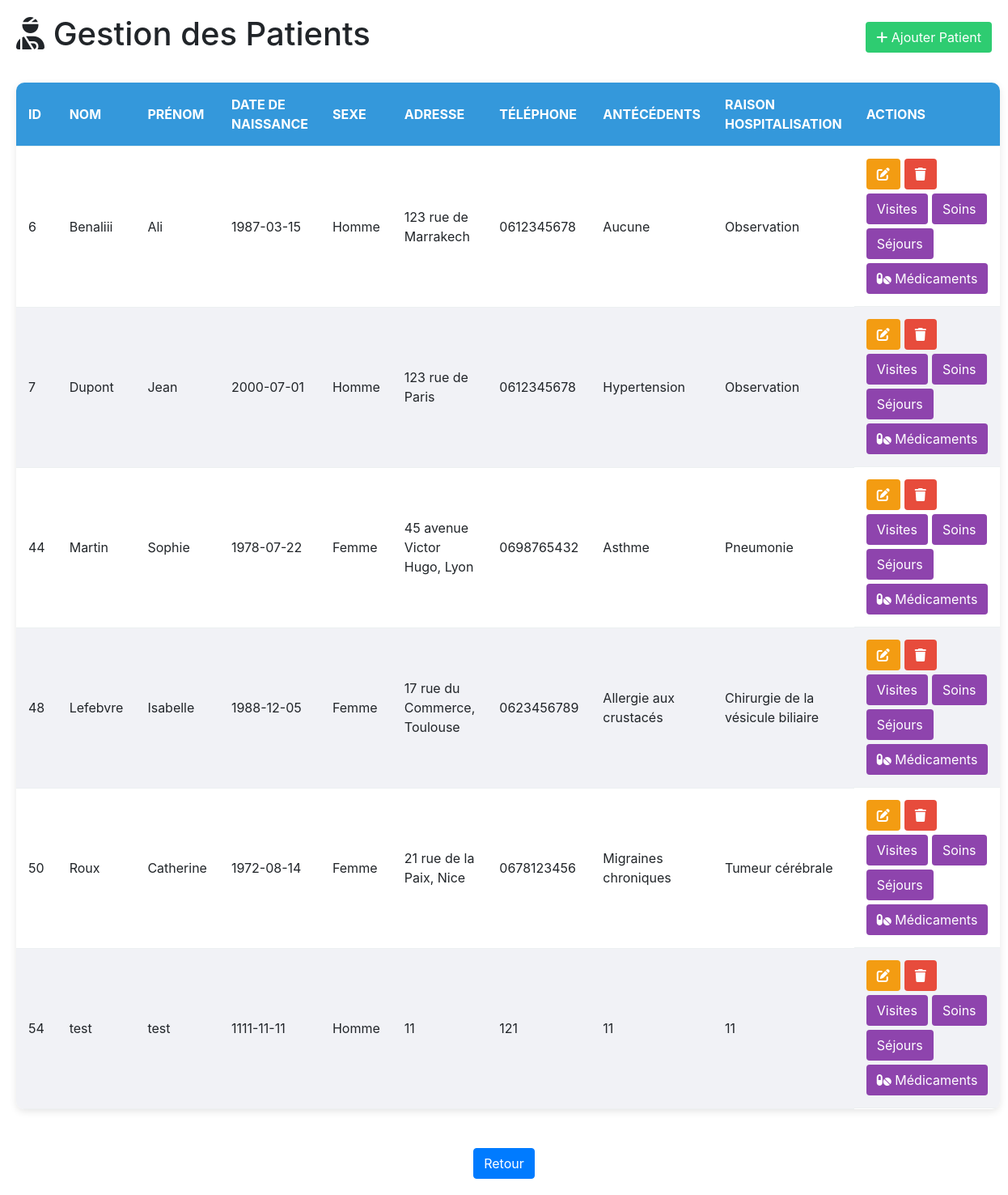
Page /patients (signed in) on the committed database.
### tables this page shows
CREATE TABLE patient (
    id INTEGER PRIMARY KEY AUTOINCREMENT,
    nom VARCHAR(100) NOT NULL,
    prenom VARCHAR(100) NOT NULL,
    date_naissance VARCHAR(10),
    sexe VARCHAR(10),
    adresse VARCHAR(200),
    telephone VARCHAR(20),
    antecedents VARCHAR(500),
    raison_hospitalisation VARCHAR(500)
);

### page login/Login_v1/app.py (the view)
@app.route('/patients')
def patients():
    medecin_id = session.get('user')  # L'ID du médecin dans la session
    if not medecin_id:
        return redirect(url_for('login'))  # Si pas de médecin connecté, rediriger vers la page de connexion
    conn = get_db_connection()
    patients = conn.execute('''
        SELECT patient.*
        FROM patient
        LEFT JOIN visite_medicale
        ON patient.id = visite_medicale.patient_id
        WHERE visite_medicale.medecin_id = ? OR visite_medicale.medecin_id IS NULL
    ''', (medecin_id,)).fetchall()  # Utilisation de LEFT JOIN pour inclure les patients sans visite
    conn.close()
    return render_template('medecin/patients.html', patients=patients)

### page login/Login_v1/app.py (called while the page is built)
def get_db_connection():
    conn = sqlite3.connect("../../bdd/hopital.db")
    conn.row_factory = sqlite3.Row
    return conn

### page login/Login_v1/templates/medecin/patients.html (shortened to what this page needs)
<!DOCTYPE html>
<html lang="fr">
<head>
    <link rel="stylesheet" href="static/css/styles.css">
    <link rel="stylesheet" href="https://cdnjs.cloudflare.com/ajax/libs/font-awesome/6.0.0-beta3/css/all.min.css" />
    <link rel="stylesheet" href="{{ url_for('static', filename='vendor/bootstrap/css/bootstrap.min.css') }}">
</head>
<body>
    <div class="header">
        <h1><i class="fas fa-user-injured"></i> Gestion des Patients</h1>
        <button class="btn btn-add" onclick="openModal('add')">
            <i class="fas fa-plus"></i> Ajouter Patient
        </button>
    </div>
    <table>
        <thead>
            <tr>
                <th>ID</th><th>Nom</th><th>Prénom</th><th>Date de Naissance</th>
                <th>Sexe</th><th>Adresse</th><th>Téléphone</th>
                <th>Antécédents</th><th>Raison Hospitalisation</th><th>Actions</th>
            </tr>
        </thead>
        <tbody>
            {% for patient in patients %}
            <tr>
                <td>{{ patient.id }}</td>
                <td>{{ patient.nom }}</td>
                <td>{{ patient.prenom }}</td>
                <td>{{ patient.date_naissance }}</td>
                <td>{{ patient.sexe }}</td>
                <td>{{ patient.adresse }}</td>
                <td>{{ patient.telephone }}</td>
                <td>{{ patient.antecedents or '' }}</td>
                <td>{{ patient.raison_hospitalisation }}</td>
                <td class="action-btns">
                    <button class="btn btn-edit" onclick="openModal('edit', {{ patient.id }})">
                        <i class="fas fa-edit"></i>
                    </button>
                    <button class="btn btn-delete" onclick="confirmDelete({{ patient.id }})">
                        <i class="fas fa-trash"></i>
                    </button>
                    <button class="btn btn-action" onclick="showVisites({{ patient.id }})">Visites</button>
                    <button class="btn btn-action" onclick="showSoins({{ patient.id }})">Soins</button>
                    <button class="btn btn-action" onclick="showSejours({{ patient.id }})">Séjours</button>
                    <button class="btn btn-action" onclick="showMedicaments({{ patient.id }})">
                        <i class="fas fa-pills"></i> Médicaments
                    </button>
                </td>
            </tr>
            {% endfor %}
        </tbody>
    </table>
<div class="text-center mt-5">
    <a href="{{ url_for('medecin') }}" class="btn btn-primary">Retour</a>
</div>
</body>
</html>

### page login/Login_v1/static/css/styles.css (style rules this page uses)
body { font-family: 'Segoe UI', Tahoma, Geneva, Verdana, sans-serif; margin: 0; padding: 20px; background-color: #f0f4f8; }
.header { display: flex; justify-content: space-between; align-items: center; margin-bottom: 30px; }
h1 { color: #2c3e50; margin: 0; font-size: 2.5rem; }
.btn { background-color: #3498db; color: white; border: none; padding: 10px 20px; border-radius: 5px; cursor: pointer; font-size: 1rem; transition: background-color 0.3s; }
.btn-add { background-color: #2ecc71; }
.btn-edit { background-color: #f39c12; }
.btn-delete { background-color: #e74c3c; }
.btn-action { background-color: #8e44ad; }
table { width: 100%; border-collapse: collapse; background-color: white; box-shadow: 0 3px 10px rgba(0,0,0,0.1); border-radius: 10px; overflow: hidden; margin-top: 20px; }
th, td { padding: 15px; text-align: left; border-bottom: 1px solid #ecf0f1; font-size: 1rem; }
th { background-color: #3498db; color: white; font-weight: bold; text-transform: uppercase; }
tr:nth-child(even) { background-color: #f1f2f6; }
.action-btns { display: flex; flex-wrap: wrap; gap: 5px; }

### rows in the picture
patient: id "6", nom "Benaliii", prenom "Ali", date_naissance "1987-03-15", sexe "Homme", adresse "123 rue de Marrakech", telephone "0612345678", antecedents "Aucune", raison_hospitalisation "Observation"
patient: id "7", nom "Dupont", prenom "Jean", date_naissance "2000-07-01", sexe "Homme", adresse "123 rue de Paris", telephone "0612345678", antecedents "Hypertension", raison_hospitalisation "Observation"
patient: id "44", nom "Martin", prenom "Sophie", date_naissance "1978-07-22", sexe "Femme", adresse "45 avenue Victor Hugo, Lyon", telephone "0698765432", antecedents "Asthme", raison_hospitalisation "Pneumonie"
patient: id "48", nom "Lefebvre", prenom "Isabelle", date_naissance "1988-12-05", sexe "Femme", adresse "17 rue du Commerce, Toulouse", telephone "0623456789", antecedents "Allergie aux crustacés", raison_hospitalisation "Chirurgie de la vésicule biliaire"
patient: id "50", nom "Roux", prenom "Catherine", date_naissance "1972-08-14", sexe "Femme", adresse "21 rue de la Paix, Nice", telephone "0678123456", antecedents "Migraines chroniques", raison_hospitalisation "Tumeur cérébrale"
patient: id "54", nom "test", prenom "test", date_naissance "1111-11-11", sexe "Homme", adresse "11", telephone "121", antecedents "11", raison_hospitalisation "11"
